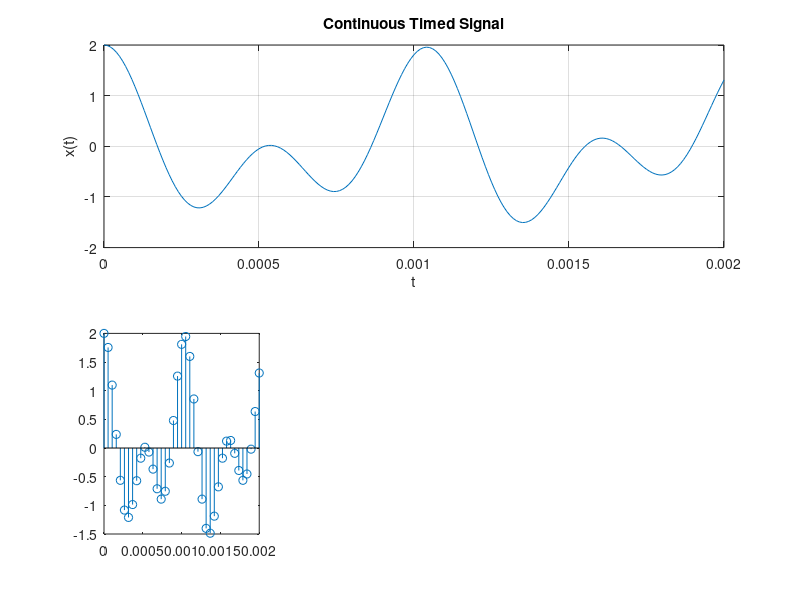

Here is the MATLAB script that generated this plot: (Note: this script raises an error after producing the figure.)
clc;
close all;
clear all;
f1 = 1000; f2 = 1900;
fmax = max(f1,f2);
T = 1/min(f1,f2);
t = 0:0.01*T:2*T;
x = cos(2*pi*f1*t)+cos(2*pi*f2*t);
subplot(2,3,[1,2,3]);
plot(t,x);
xlabel('t');
ylabel('x(t)');
title("Continuous Timed Signal");
grid on;

%% over sampling condition
fs1 = 10*fmax;
n1 = 0:1/fs1:2*T;
x1 = cos(2*pi*f1*n1)+cos(2*pi*f2*n1);
subplot(2,3,4);
stem(n1,x1);
hold on;
plot(n1,x1,"red",LineStyle="-");
hold off;
title("fs > 2fm signal");
grid on;

%% nyquist condition
fs2 = 2*fmax;
n2 = 0:1/fs2:2*T;
x2 = cos(2*pi*f1*n2)+cos(2*pi*f2*n2);
subplot(2,3,5);
stem(n2,x2);
hold on;
plot(n2,x2,"red",LineStyle="-");
hold off;
title("fs = 2fm signal");
grid on;

%% under sampled
fs3 = fmax;
n3 = 0:1/fs3:2*T;
x3 = cos(2*pi*f1*n3)+cos(2*pi*f2*n3);
subplot(2,3,6);
stem(n3,x3);
hold on;
plot(n3,x3,"red",LineStyle="-");
hold off;
title("fs = 2fm signal");
grid on;